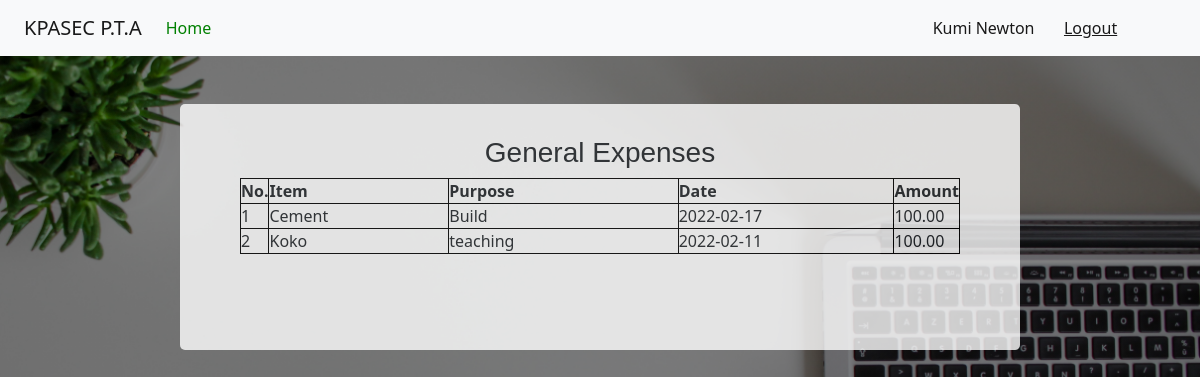
The page /accountant_dashboard/expenses/gen_expenses (signed in) on the database its author committed.
### app.py (models this page shows, shortened)
class User(db.Model, UserMixin):
	__bind_key__ = "kpasec"
	id = db.Column(db.Integer, primary_key=True)
	date = db.Column(db.DateTime, default = datetime.utcnow())
	username = db.Column(db.String(80), unique=False, nullable=False)
	email = db.Column(db.String(120), unique=True, nullable=False)
	password = db.Column(db.String(120), nullable=False)
	is_admin = db.Column(db.Boolean,  default=False)
	function = db.Column(db.String(120))
	approval = db.Column(db.Boolean, default=False)

class Expenses(db.Model):
	__bind_key__ = "kpasec"
	id = db.Column(db.Integer, primary_key=True)
	date = db.Column(db.DateTime, default = datetime.utcnow())
	expensor = db.Column(db.String(120), nullable=False)
	item = db.Column(db.String(120))
	purchase_date = db.Column(db.DateTime)
	purpose = db.Column(db.String(120))
	quantity = db.Column(db.Integer)
	unitcost = db.Column(db.Integer)
	totalcost = db.Column(db.Integer)
	elt_expense = db.Column(db.Integer)
	pta_expense = db.Column(db.Integer)
	semester = db.Column(db.String(100))

### app.py (the view)
@app.route("/accountant_dashboard/expenses/gen_expenses")
@login_required
def gen_expenses():
	if current_user.is_authenticated and current_user.approval:
		expenses = Expenses.query.all()
		total = sum([exp.totalcost for exp in expenses])
		return render_template("gen_expenses.html", expenses=expenses, total=total)
	else:
		abort(404)

### app.py (called while the page is built)
@app.template_filter()
def currencyFormat(value):
	value = float(value)
	if value >= 0:
		return "{:,.2f}".format(value)
	else:
		value2 = "{:,.2f}".format(value)
		return "("+value2[1:]+")"

@login_manager.user_loader
def load_user(user_id):
	return User.query.get(int(user_id))

### templates/gen_expenses.html (shortened to what this page needs)
{% extends "bootstrap.html" %}
{% block content %}
<!DOCTYPE html>
<html>
<head>
</head>
<body>
<header>
		<nav class="navbar navbar-expand-lg navbar-light bg-light">
			    <a class="navbar-brand kpa" href="#">KPASEC P.T.A</a>
				<div class="collapse navbar-collapse" id="navbarText">
			      <ul class="navbar-nav me-auto mb-2 mb-lg-0">
			        <li class="nav-item">
			          <a class="nav-link active " aria-current="page" href="{{url_for('accountant_dashboard')}}" id="dash">Home</a>
			        </li>
			      </ul>
			      <span class="navbar-text" >
			      	<a style="text-decoration:none;" href="{{url_for('account')}}" class="nn">{{current_user.username}}</a>
			      	<a href="{{url_for('logout')}}">Logout</a>
			      </span>
			    </div>
			</nav>
	</header>
   <center>
   	<div class="ttable" id="cont1">
   		<h3 class="topp" style="padding-top:4vh;font-family: sans-serif;">General Expenses </h3>
   		<table >
   			<tr>
   				<th class="non">No.</th>
   				<th class="foom">Item</th>
   				<th class="fom">Purpose</th>
   				<th class="fomm">Date</th>
   				<th class="foomm">Amount</th>
   			</tr>
                     {% for expense in expenses %}
   			<tr>
   				<td>{{loop.index}}</td>
   				<td class="fom">{{expense.item}}</td>
   				<td>{{expense.purpose}}</td>
   				<td>{{expense.date.date()}}</td>
   				<td>{{expense.totalcost | currencyFormat}}</td>
   			</tr>
                     {% endfor %}
   		</table><br><br><br><br>
   	</div>
</center>
</body>
</html>
{% endblock %}

### rows shown on the page
User: username "Kumi Newton"
Expenses: item "Cement", purpose "Build", date "2022-02-17", totalcost "100.00"
Expenses: item "Koko", purpose "teaching", date "2022-02-11", totalcost "100.00"
